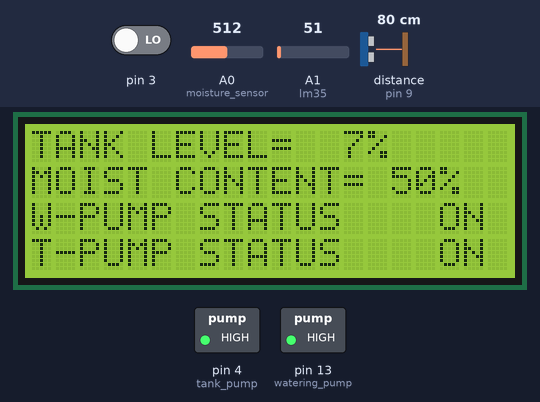
This sketch was run on a simulated Arduino Uno, built with avr-gcc and run on an emulated ATmega328P. Shown: 20×4 character LCD, switched loads named in the sketch (green lamp = pin HIGH). Wiring (inferred from the names in the program): ultrasonic range finder: trigger pin 10; echo pin 9. Dashed ring = blinking. The test bench sets the inputs (shaded band); at power-on: A0 (moisture_sensor) = 512, A1 (lm35) = 51, distance to the obstacle (sensor on pin 9) 80 cm, pin 3 LOW. The echo pulse lasts 58.3 µs per cm; the modem accepts every AT command (registered, SIM ready, sends succeed) and sends nothing else; pins used as bus, display or sensor lines are not drawn; what the sketch prints to the serial monitor is not drawn.

Above: at 1.7 s.
1.8 s: A0 (moisture_sensor) set to 862
At 4.1 s:
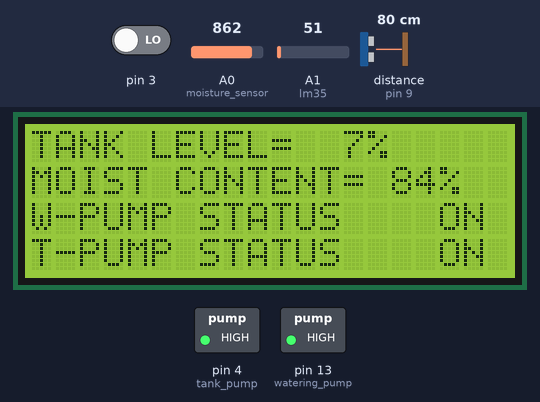
5.2 s: A0 (moisture_sensor) set to 895
At 6.2 s:
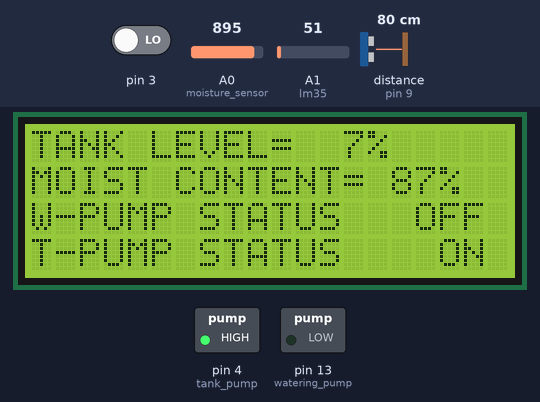
8.6 s: A1 (lm35) set to 67
12.0 s: A1 (lm35) set to 80
At 15.3 s:
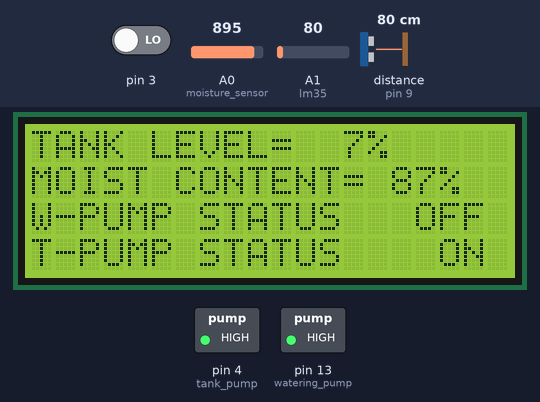
19.5 s: distance to the obstacle (sensor on pin 9) set to 2 cm
Timing chart, 0 to 30.8 s (numbered marks = the images above; inputs shaded):
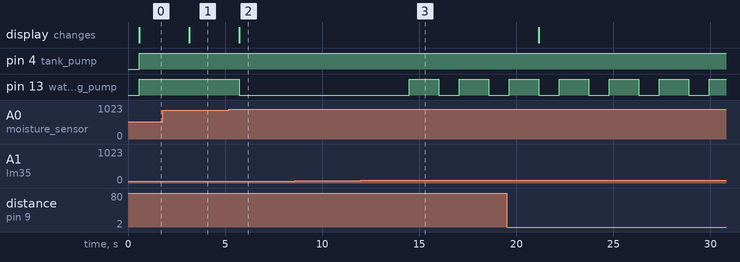

The sketch:

main.ino
```cpp
#include<LiquidCrystal.h>
#include <SoftwareSerial.h>

#define echo 9
#define trigger 10
#define tank_pump 4
#define watering_pump 13
#define moisture_sensor A0
long duration;
int distance;
int moisture_value;
int distance_percent;
int moist_percent;
int value = 0;
int lm35 = A1;
SoftwareSerial SIM900(0,1);
LiquidCrystal lcd(12,11,8,7,6,5);

void setup () {
lcd.begin(20,4);
SIM900.begin(9600);
Serial.begin(9600);
pinMode(echo,INPUT);
pinMode(moisture_sensor,INPUT);
pinMode(trigger,OUTPUT);
pinMode(3,INPUT);
digitalWrite(trigger,LOW);
pinMode(watering_pump,OUTPUT);
pinMode(tank_pump,OUTPUT);
digitalWrite(watering_pump,LOW);
digitalWrite(tank_pump,LOW);
lcd.setCursor(0,1);
lcd.print("SMART IRRIGATION" );
lcd.setCursor(0,2);
lcd.print(" MBSD LAB ");
lcd.setCursor(0,3);
lcd.print("  WELCOME  ");
delay(500);
lcd.clear();
}


void loop(){

 // LEVEL SENSOR
 digitalWrite(trigger,LOW);
 delayMicroseconds(2);
 digitalWrite(trigger,HIGH);
 delayMicroseconds(10);
 digitalWrite(trigger,LOW);
 duration=pulseIn(echo,HIGH);
 distance=duration*0.017;
 distance_percent=map( distance,0,1023,0,100);
 moisture_value= analogRead(moisture_sensor);
moist_percent=map(moisture_value,0,1023,0,100);
 condition();

 //TEMPERATURE SENSOR
 value = analogRead(lm35);
  float milivolts = (value/1024.0)*5*1000;
  float cel = milivolts/10;
  Serial.print("Temperature=");
  Serial.print(cel);
  Serial.print("*c");
  Serial.println();
  if(cel>35)
  {
    Serial.println("Temperature has hit MAX levels, Activating Pumps");
    digitalWrite(watering_pump,HIGH);
  }
  delay(1000);

  //RAIN SENSOR
   int rain = digitalRead(3);

   if(rain==1 && moist_percent>85)
   {
  Serial.println("Its Raining");
  digitalWrite(watering_pump,LOW);
   delay(500);
   }
   else if(rain==0)
  {
  Serial.println("No Rain");
   delay(500);
  }


}


void sms(){
SIM900.println("WATERING PUMP IS OFF"); // message to send
SIM900.println((char)26); // End AT command with a ^Z, ASCII code 26
Serial.println((char)26);
SIM900.println();

}

void sms1(){

SIM900.println("TANK PUMP IS OFF"); // message to send
Serial.println("TANK PUMP IS OFF");

SIM900.println((char)26); // End AT command with a ^Z, ASCII code 26
Serial.println((char)26);
//delay(200);
SIM900.println();

}


void sms2(){

SIM900.println("WATERING PUMP IS ON"); // message to send
Serial.println("WATERING PUMP IS ON");
//delay(200);
SIM900.println((char)26); // End AT command with a ^Z, ASCII code 26
Serial.println((char)26);
//delay(200);
SIM900.println();

}

void sms3(){

SIM900.println("TANK PUMP IS ON"); // message to send
Serial.println("TANK PUMP IS ON");
//delay(200);
SIM900.println((char)26); // End AT command with a ^Z, ASCII code 26
Serial.println((char)26);
//delay(200);
SIM900.println();

}


void condition(){
if (distance_percent>65 &&moist_percent<85){
LCD_3();
digitalWrite(tank_pump,LOW);
digitalWrite(watering_pump,HIGH);
 sms1();
 sms2();
delay(1000);
}
else if (distance_percent<65 &&moist_percent>85)
{
LCD_2();
digitalWrite(tank_pump,HIGH);
digitalWrite(watering_pump,LOW);
sms3();
sms();
delay(1000);
}
else if (distance_percent>65 &&moist_percent>85)
{

LCD_4();
digitalWrite(tank_pump,LOW);
digitalWrite(watering_pump,LOW);

sms1();
sms();
delay(1000);

}

else if (distance_percent<65 &&moist_percent<85)
{
LCD_1();
digitalWrite(tank_pump,HIGH);
digitalWrite(watering_pump,HIGH);
sms3();
sms2();
delay(1000);

}

}


  void LCD_1()
  {
  lcd.clear();
  lcd.setCursor(0,0);
  lcd.print("TANK LEVEL=  ");
  lcd.print(distance_percent);
  lcd.print("%");
  lcd.setCursor(0,1);
  lcd.print("MOIST CONTENT= ");
  lcd.print(moist_percent);
  lcd.print("%");
   lcd.setCursor(0,2);
  lcd.print("W-PUMP STATUS  ");
  lcd.print("  ON");
  lcd.setCursor(0,3);
  lcd.print("T-PUMP STATUS  ");
  lcd.print("  ON");
  }

void LCD_2(){
  lcd.clear();
  lcd.setCursor(0,0);
   lcd.print("TANK LEVEL=  ");
  lcd.print(distance_percent);
  lcd.print("%");
  lcd.setCursor(0,1);
  lcd.print("MOIST CONTENT= ");
  lcd.print(moist_percent);
  lcd.print("%");
   lcd.setCursor(0,2);
  lcd.print("W-PUMP STATUS ");
  lcd.print("  OFF");
  lcd.setCursor(0,3);
  lcd.print("T-PUMP STATUS ");
  lcd.print("   ON");
  }
  void LCD_3(){
  lcd.clear();
  lcd.setCursor(0,0);
   lcd.print("TANK LEVEL=  ");
  lcd.print(distance_percent);
  lcd.print("%");
  lcd.setCursor(0,1);
  lcd.print("MOIST CONTENT= ");
  lcd.print(moist_percent);
  lcd.print("%");
   lcd.setCursor(0,2);
  lcd.print("W-PUMP STATUS ");
  lcd.print("  ON");
  lcd.setCursor(0,3);
  lcd.print("T-PUMP STATUS ");
  lcd.print("  OFF");
  }

  void LCD_4(){
  lcd.clear();
  lcd.setCursor(0,0);
   lcd.print("TANK LEVEL=  ");
  lcd.print(distance_percent);
  lcd.print("%");
  lcd.setCursor(0,1);
  lcd.print("MOIST CONTENT= ");
  lcd.print(moist_percent);
  lcd.print("%");
   lcd.setCursor(0,2);
  lcd.print("W-PUMP STATUS");
  lcd.print("  OFF");
  lcd.setCursor(0,3);
  lcd.print("T-PUMP STATUS");
  lcd.print("  OFF");
  }
```

Measured:
- the behaviour switches between 879 and 880 on A0 (moisture_sensor) (found by bisection; images 1 and 2)
- the behaviour switches between 71 and 72 on A1 (lm35) (found by bisection; images 2 and 3)
- after the input at 1.8 s, the display: changes after 1.4 s (image 1)
- after the input at 5.2 s, pin 13 (watering_pump): HIGH → LOW after 0.53 s; the display: changes after 0.53 s (image 2)
- after the input at 8.6 s, every drawn part: stays the same
- after the input at 12.0 s, pin 13 (watering_pump): alternates HIGH for 1.5 s and LOW for 1.1 s, starting after 2.5 s
